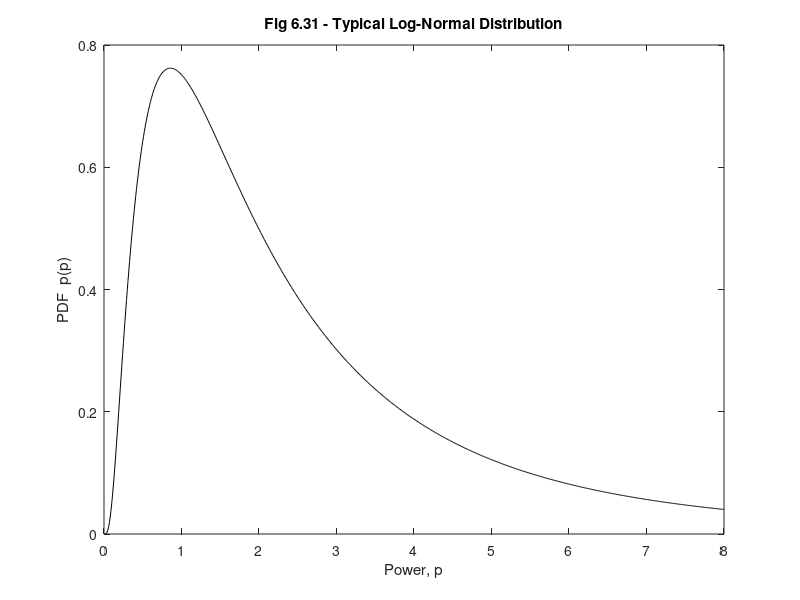

The MATLAB script that drew this image:
%%%%%%%%%%%%%%%%%%%%%%%%%%%%%%%%%%%%%%%%%%%%%%%%%%%%%%%%%%%%%
%%                                                         %%
%% ******************************************************  %%
%% * Smart Antennas for Wireless Applications w/ Matlab *  %%
%% ******************************************************  %%
%%                                                         %%
%% Chapter 6: Fig 6.31                                     %%
%%                                                         %%
%% Author: Frank Gross                                     %%
%% McGraw-Hill, 2005                                       %%
%% Date:  9/30/2004                                        %%
%%                                                         %%
%% This code creates Fig 6.31, a plot of a typical log -   %%
%%     normal PDF.                                         %%
%%%%%%%%%%%%%%%%%%%%%%%%%%%%%%%%%%%%%%%%%%%%%%%%%%%%%%%%%%%%%      

%%------------------- Define Variables:--------------------%%
% sig - standard deviation (dBm)                            %
% p - Power (dBm)                                           %
% p0 - Average signal level (dBm)                           %
% PDF - log-normal distribution                             %
%%---------------------------------------------------------%%

%%------------------ Given Values ------------------%%

sig = .4;   p = .01:.01:8;   po = 2;

%%------------ Determine Log-Normal PDF ------------%%

PDF = exp(-(log10(p/po)).^2/(2*sig^2))./(p*sig*sqrt(2*pi));

%%------------------ Plot Results -------------------%%

plot(p,PDF,'k')

title('\bfFig 6.31 - Typical Log-Normal Distribution','Fontweight','bold')
xlabel('Power, p')
ylabel('PDF  p(p)')

set(gca,'xtick',[0 1 2 3 4 5 6 7 8])
